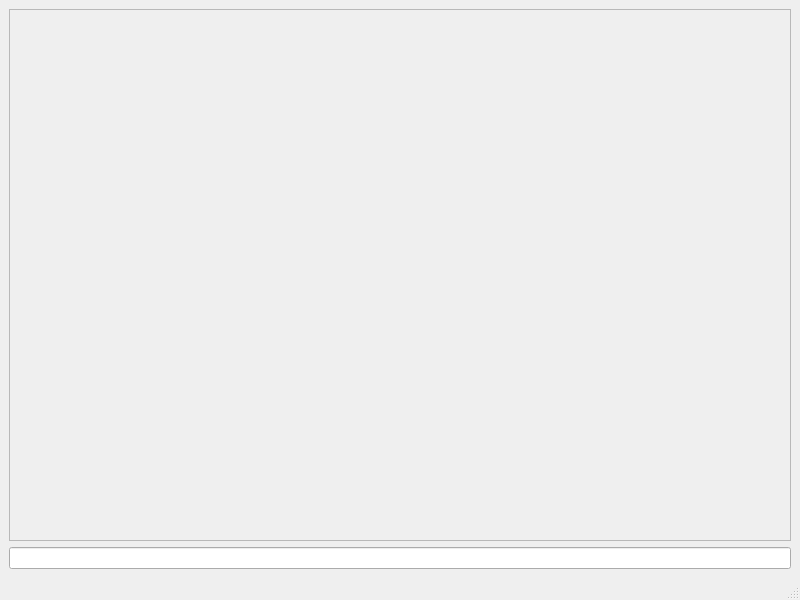
<?xml version="1.0" encoding="UTF-8"?>
<ui version="4.0">
 <class>MainWindow</class>
 <widget class="QMainWindow" name="MainWindow">
  <property name="geometry">
   <rect>
    <x>0</x>
    <y>0</y>
    <width>800</width>
    <height>600</height>
   </rect>
  </property>
  <property name="windowTitle">
   <string>MainWindow</string>
  </property>
  <widget class="QWidget" name="centralwidget">
   <layout class="QVBoxLayout" name="verticalLayout">
    <item>
     <widget class="QScrollArea" name="scrollArea">
      <property name="widgetResizable">
       <bool>true</bool>
      </property>
      <widget class="QWidget" name="chat">
       <property name="geometry">
        <rect>
         <x>0</x>
         <y>0</y>
         <width>780</width>
         <height>507</height>
        </rect>
       </property>
       <layout class="QVBoxLayout" name="verticalLayout_2"/>
      </widget>
     </widget>
    </item>
    <item>
     <widget class="QLineEdit" name="text"/>
    </item>
   </layout>
  </widget>
  <widget class="QMenuBar" name="menubar">
   <property name="geometry">
    <rect>
     <x>0</x>
     <y>0</y>
     <width>800</width>
     <height>21</height>
    </rect>
   </property>
  </widget>
  <widget class="QStatusBar" name="statusbar"/>
 </widget>
 <resources/>
 <connections/>
</ui>
